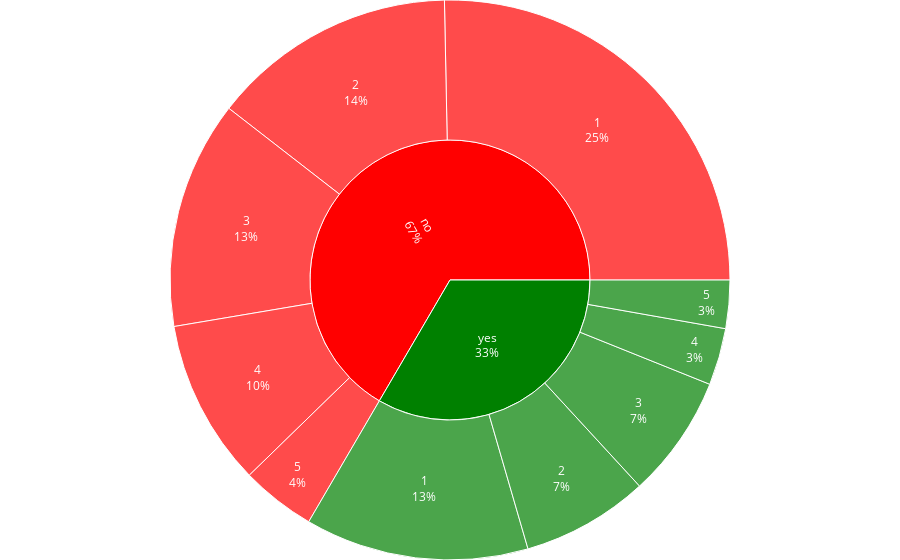

Source (notebook cell):
### Markdown cell above
9. **Romantic relationships are a protective factor for less alcohol consumption: Yes**

### Code cell
draw_sunburst(data_frame=data, path=['romantic', 'Walc'], color='romantic', save=True, filename='romantic')

### Figure 1 — Plotly figure (JSON) as saved in the notebook; plotly's stock layout.template omitted (floating-point values rounded to 4 significant figures)
{"data": [{"branchvalues": "total", "customdata": [["no"], ["yes"], ["no"], ["no"], ["yes"], ["no"], ["yes"], ["no"], ["yes"], ["no"], ["yes"], ["yes"]], "domain": {"x": [0, 1], "y": [0, 1]}, "hovertemplate": "labels=%{label}<br>count=%{value}<br>parent=%{parent}<br>id=%{id}<br>romantic=%{customdata[0]}<extra></extra>", "ids": ["no/1", "yes/1", "no/2", "no/3", "yes/3", "no/4", "yes/4", "no/5", "yes/5", "no", "yes", "yes/2"], "labels": ["1", "1", "2", "3", "3", "4", "4", "5", "5", "no", "yes", "2"], "marker": {"colors": ["red", "green", "red", "red", "green", "red", "green", "red", "green", "red", "green", "green"]}, "maxdepth": -1, "name": "", "parents": ["no", "yes", "no", "no", "yes", "no", "yes", "no", "yes", "", "", "yes"], "textinfo": "label+percent entry", "type": "sunburst", "values": [100, 51, 56, 52, 28, 38, 13, 17, 11, 263, 132, 29]}], "layout": {"legend": {"tracegroupgap": 0}, "margin": {"b": 0, "l": 0, "r": 0, "t": 0}, "sunburstcolorway": ["red", "green", "blue", "orange"]}}
